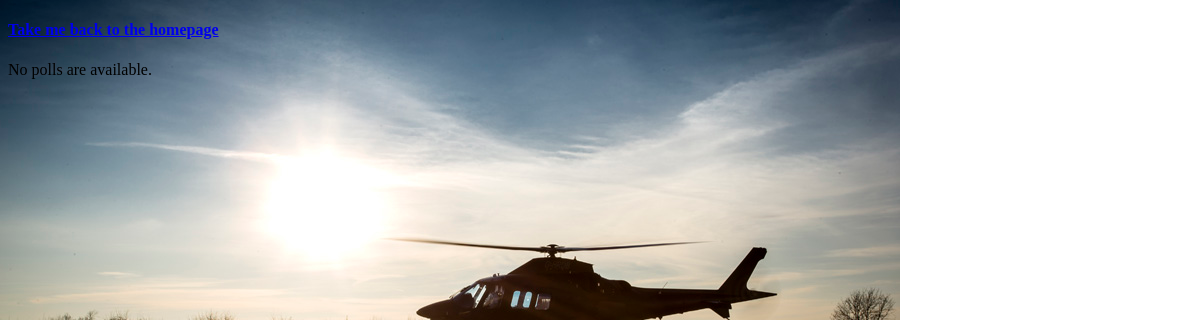
The page /polls/ on the database as committed earlier.
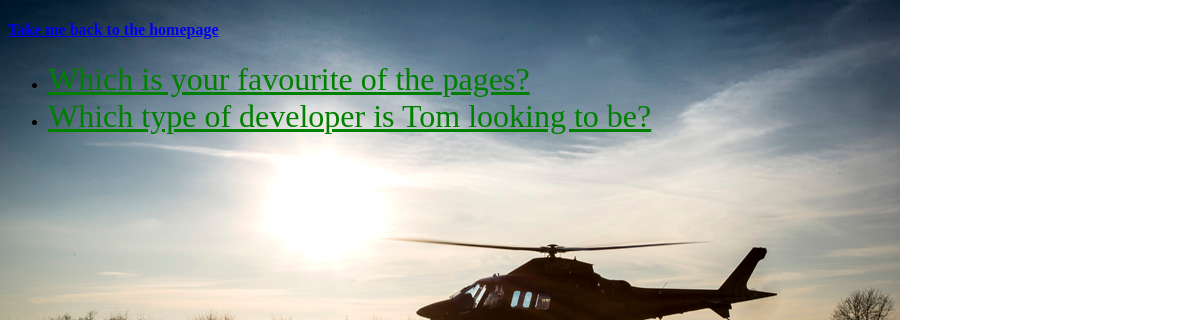
The same page on the database as committed later.
### polls/models.py (models this page shows, shortened)
class Question(models.Model):
    def was_published_recently(self):
        now = timezone.now()
        return now - datetime.timedelta(days=1) <= self.pub_date <= now
    was_published_recently.admin_order_field = 'pub_date'
    was_published_recently.boolean = True
    was_published_recently.short_description = 'Published recently?'
    question_text = models.CharField(max_length=200)
    pub_date = models.DateTimeField('date published')

### polls/views.py (the view)
# urls.py: path('', views.IndexView.as_view(), name='index'),
class IndexView(generic.ListView):
    template_name = 'polls/index.html'
    context_object_name = 'latest_question_list'
    def get_queryset(self):
        return Question.objects.filter(pub_date__lte=timezone.now()).order_by('-pub_date')[:5]

### polls/templates/polls/index.html (shortened to what this page needs)
<!DOCTYPE html>
<html>
  <head>
      {% load static %}
      <link rel="stylesheet" type="text/css" href="{% static 'polls/style.css' %}">
  </head>
  <body>
    <h4><a href = "../">Take me back to the homepage</a></h4>
    {% if latest_question_list %}
        <ul>
        {% for question in latest_question_list %}
            <li><a href="{% url 'polls:detail' question.id %}">{{ question.question_text }}</a></li>
        {% endfor %}
        </ul>
    {% else %}
        <p>No polls are available.</p>
    {% endif %}
</body>
</html>

### polls/static/polls/style.css (style rules this page uses)
li a { color: green; font-size : 32px; }
body { background: white url("images/background.jpg") no-repeat; }

Rows that differ between the two databases and show on the page:
added Question: question_text "Which is your favourite of the pages?"
added Question: question_text "Which type of developer is Tom looking to be?"
Other text that changed with them:
text no longer shown: "No polls are available."
